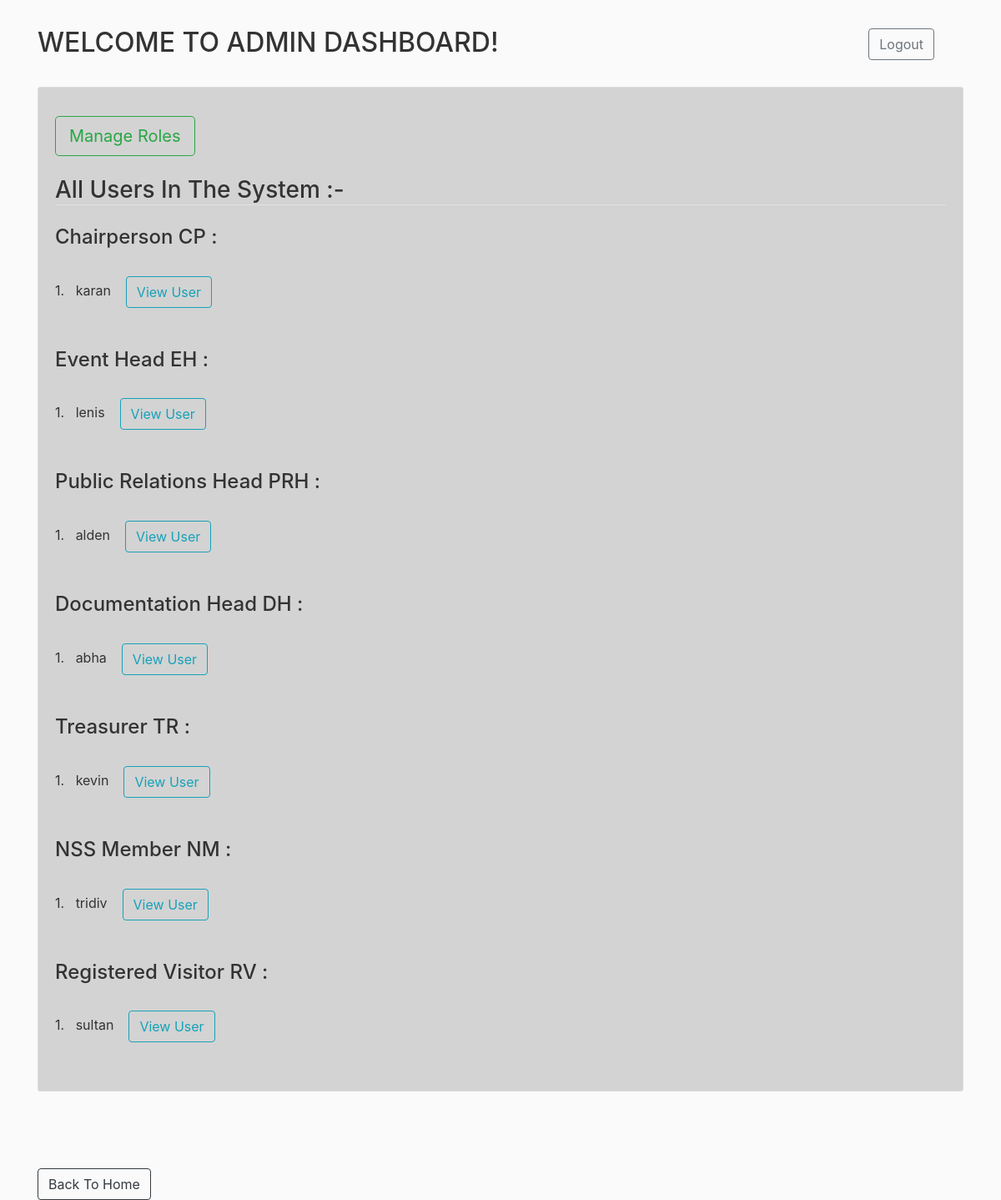
The page /admin (signed in) on the database its author committed.
### rbac/models.py (models this page shows, shortened)
class User(db.Model, UserMixin):
    id = db.Column(db.Integer, primary_key=True)
    username = db.Column(db.String(120), unique=True, nullable=False)
    password = db.Column(db.String(60), nullable=False)
    roles = db.relationship('Role', secondary='user_roles')
    events_attended = relationship("Event", secondary="attendance") #user.events_attended
    events_registered = relationship("Event", secondary="registration") #user.events_registered

### rbac/routes.py (the view)
@app.route("/admin")
@login_required
def admin():
    if get_role(current_user) != 'Admin':
        return redirect(url_for('home'))
    admin,cp,dh,eh,prh,tr,prt,et,nm,rv = get_user_by_role()
    return render_template('admin.html',admin=admin,cp=cp,dh=dh,eh=eh,prh=prh,tr=tr,prt=prt,et=et,nm=nm,rv=rv)

### rbac/models.py (called while the page is built)
@login_manager.user_loader
def load_user(user_id):
    return User.query.get(int(user_id))

### rbac/routes.py (called while the page is built)
def get_user_by_role():
    users = User.query.all()
    admin,cp,dh,eh,prh,tr,prt,et,nm,rv = [],[],[],[],[],[],[],[],[],[]
    for user in users:
        role = get_role(user)
        if role == 'Admin':
            admin.append(user)
        elif role == 'CP':
            cp.append(user)
        elif role == 'DH':
            dh.append(user)
        elif role == 'EH':
            eh.append(user)
        elif role == 'PRH':
            prh.append(user)
        elif role == 'TR':
            tr.append(user)
        elif role == 'PRT':
            prt.append(user)
        elif role == 'ET':
            et.append(user)
        elif role == 'NM':
            nm.append(user)
        else:
            rv.append(user)
    return admin,cp,dh,eh,prh,tr,prt,et,nm,rv

### rbac/templates/admin.html (shortened to what this page needs)
{% extends "layout.html" %}
{% block content %}
<h2> WELCOME TO ADMIN DASHBOARD!&nbsp;&nbsp;&nbsp;&nbsp;&nbsp;&nbsp;&nbsp;&nbsp;&nbsp;&nbsp;&nbsp;&nbsp;
   &nbsp;&nbsp;&nbsp;&nbsp;&nbsp;&nbsp;&nbsp;&nbsp;&nbsp;&nbsp;&nbsp;&nbsp;
   &nbsp;&nbsp;&nbsp;&nbsp;&nbsp;&nbsp;&nbsp;&nbsp;&nbsp;&nbsp;&nbsp;&nbsp;
   &nbsp;&nbsp;&nbsp;&nbsp;&nbsp;&nbsp;&nbsp;&nbsp;&nbsp;&nbsp;&nbsp;&nbsp;
   <span style="white-space: nowrap"> <a href="{{ url_for('logout') }}" class="btn btn-outline-secondary">Logout</a></span></h2>
   <br>
<div class="content-section">
<br>
<a href="{{ url_for('all_roles') }}" class="btn btn-outline-success btn-lg">Manage Roles</a>
<br><br>
<h3 class="border-bottom mb-4">All Users In The System :-</h3>
{% if cp %}
<h4> Chairperson CP : </h4><br>
{% for v in cp %}
   {{loop.index}}. &nbsp; {{ v.username }} &nbsp;&nbsp;&nbsp;<a class="btn btn-outline-info" href="{{ url_for('add_roles',id=v.id) }}">View User</a><br><br>
{% endfor %}
<br>
{% endif %}
{% if eh %}
<h4>Event Head EH : </h4><br>
{% for v in eh %}
   {{loop.index}}. &nbsp; {{ v.username }} &nbsp;&nbsp;&nbsp;<a class="btn btn-outline-info" href="{{ url_for('add_roles',id=v.id) }}">View User</a><br><br>
{% endfor %}
<br>
{% endif %}
{% if prh %}
<h4>Public Relations Head PRH : </h4><br>
{% for v in prh %}
   {{loop.index}}. &nbsp; {{ v.username }} &nbsp;&nbsp;&nbsp;<a class="btn btn-outline-info" href="{{ url_for('add_roles',id=v.id) }}">View User</a><br><br>
{% endfor %}
<br>
{% endif %}
{% if dh %}
<h4>Documentation Head DH : </h4><br>
{% for v in dh %}
   {{loop.index}}. &nbsp; {{ v.username }} &nbsp;&nbsp;&nbsp;<a class="btn btn-outline-info" href="{{ url_for('add_roles',id=v.id) }}">View User</a><br><br>
{% endfor %}
<br>
{% endif %}
{% if tr %}
<h4>Treasurer TR : </h4><br>
{% for v in tr %}
   {{loop.index}}. &nbsp; {{ v.username }} &nbsp;&nbsp;&nbsp;<a class="btn btn-outline-info" href="{{ url_for('add_roles',id=v.id) }}">View User</a><br><br>
{% endfor %}
<br>
{% endif %}
{% if nm %}
<h4>NSS Member NM : </h4><br>
{% for v in nm %}
   {{loop.index}}. &nbsp; {{ v.username }} &nbsp;&nbsp;&nbsp;<a class="btn btn-outline-info" href="{{ url_for('add_roles',id=v.id) }}">View User</a><br><br>
{% endfor %}
<br>
{% endif %}
{% if rv %}
<h4>Registered Visitor RV : </h4><br>
{% for v in rv %}
   {{loop.index}}. &nbsp; {{ v.username }} &nbsp;&nbsp;&nbsp;<a class="btn btn-outline-info" href="{{ url_for('add_roles',id=v.id) }}">View User</a><br><br>
{% endfor %}
{% endif %}
<br>
</div>
<br><br><br>
<a href="{{ url_for('home') }}" class="btn btn-outline-dark" >Back To Home</a>
{% endblock content %}

### rbac/static/main.css (style rules this page uses)
body { background: #fafafa; color: #333333; margin-top: 2rem; }
.content-section { background: lightgray; padding: 10px 20px; border: 1px solid #dddddd; border-radius: 3px; margin-bottom: 20px; }

### rows shown on the page
User: username "karan"
User: username "lenis"
User: username "alden"
User: username "abha"
User: username "kevin"
User: username "tridiv"
User: username "sultan"
